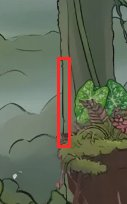
#> input picture reference/polish-report/clean-sweep/line_vertical_dark_line_canvas_blobField_drawSoil_.jpg, 127 x 204 px, given in place of pokey-3.webp, which was not available
$ python icon_de.py ../../../reference/polish-report/clean-sweep ../../../reference/polish-report/clean-sweep/fringe_light_halo_light_halo_on_queen_anim_webp-proof.jpg ../../../reference/polish-report/clean-sweep/fringe_light_halo_light_halo_on_queen_anim_webp-proof.jpg
#> lines starting #> are read from the running program, lines starting #| are printed output that depends on the picture; after the words box and inside, x2 and y2 are one past the last pixel; in counts of white or black regions, pixels touching at a corner belong together; pictures that were not available may be replaced by others from this repository, and a replacement may not be noted
"""App icon options D and E (Matt, 2026-10-30: "I do like the yellow version the best. And maybe a green and brown that kind of matches
our colors... more brown on the outside and it gets greener as it goes through, with Pokey right in the middle"), from Pokey's OWN
painted story cel (storyHdData_pokey face_happy, src/assets/story/hd/pokey-3.webp), no generation of him:
  D  A's warm gold field
  E  the menu kit's bark brown at the edges to the leaf tokens' green in the middle, with the title's own painted canopy worked in as a
     soft texture (not a flat gradient)
Each: the head spanning 0.6 of the 108 dp icon (the 66 dp safe zone is 0.61), a soft warm glow behind him so he lifts off the field.
512 px PNGs in reference/store/icon-options/, adaptive layers (fg/bg 432) beside them, and the launcher check sheet.
    python3 -I tools/art/hfui/icon_de.py <game checkout> <title square render png>
"""
import sys
from pathlib import Path
import numpy as np
from PIL import Image, ImageDraw, ImageFilter

GAME, SQUARE = Path(sys.argv[1]), Path(sys.argv[2])
OUT = GAME / 'reference/store/icon-options'
OUT.mkdir(parents=True, exist_ok=True)
N = 1024
cel = Image.open(GAME / 'src/assets/story/hd/pokey-3.webp').convert('RGBA').crop((620, 0, 928, 308))
#> cel: PIL image 308x308 RGBA; every value is 0
HEAD = (47, 45, 261, 250)   # ear to ear, the tuft to the chin, in the cel
s = 0.6 * N / (HEAD[2] - HEAD[0])
fig = cel.resize((round(cel.width * s), round(cel.height * s)), Image.LANCZOS)
#> fig: PIL image 884x884 RGBA; every value is 0
cx, cy = (HEAD[0] + HEAD[2]) / 2 * s, (HEAD[1] + HEAD[3]) / 2 * s
pos = (round(N / 2 - cx), round(N * 0.47 - cy))
fg = Image.new('RGBA', (N, N), (0, 0, 0, 0))
#> fg: PIL image 1024x1024 RGBA; every value is 0
fg.alpha_composite(fig, pos)
# (the cel's chest fades to a grey band at its lower edge: his shoulders fade out cleanly into the field well above it)
chin = pos[1] + HEAD[3] * s
ramp = np.clip(1 - (np.arange(N, dtype=np.float32) - (chin - 0.02 * N)) / (0.09 * N), 0, 1)
a = np.asarray(fg).astype(np.float32)
#> a: shape (1024, 1024, 4) float32; every value is 0
a[..., 3] *= ramp[:, None]
fg = Image.fromarray(a.astype(np.uint8), 'RGBA')

yy, xx = np.mgrid[0:N, 0:N].astype(np.float32)
r = np.sqrt((xx - N / 2) ** 2 + (yy - N / 2) ** 2) / (N / 2)


def field_gold():
    base = np.array([230, 185, 95], np.float32)
    k = np.clip(1.08 - 0.22 * r, 0.82, 1.08)[..., None]  # (a touch lighter in the middle)
    return Image.fromarray(np.clip(base * k, 0, 255).astype(np.uint8))


def field_bark_leaf():
    leaf = np.array([96, 168, 70], np.float32)    # the leaf tokens' green
    bark = np.array([92, 56, 26], np.float32)     # the menu kit's dark wood
    t = np.clip((r - 0.5) / 0.42, 0, 1) ** 1.2   # (green round him past his head, browning toward the edge the launcher still shows)
    col = leaf * (1 - t[..., None]) + bark * t[..., None]
    # the title's own painted canopy as texture: its light and dark, blurred soft, worked into the field
    tex = Image.open(SQUARE).convert('L').resize((N, N), Image.LANCZOS).filter(ImageFilter.GaussianBlur(6))
    L = np.asarray(tex).astype(np.float32) / 255
    L = (L - L.mean()) / (L.std() + 1e-6)
    col = col * (1 + 0.12 * L[..., None])
    return Image.fromarray(np.clip(col, 0, 255).astype(np.uint8))


def glow(bg, rgb, a):
    g = Image.new('L', (N, N), 0)
    ImageDraw.Draw(g).ellipse((N * 0.2, N * 0.16, N * 0.8, N * 0.78), fill=a)
    out = bg.convert('RGBA')
    out.paste(rgb + (255,), (0, 0), g.filter(ImageFilter.GaussianBlur(70)))
    return out


opts = {'D-gold': glow(field_gold(), (255, 236, 170), 120), 'E-bark-leaf': glow(field_bark_leaf(), (200, 240, 140), 70)}
#> in glow, `g = Image.new('L', (N, N), 0)`: g: PIL image 1024x1024 L; every value is 0
#> in glow, `ImageDraw.Draw(g).ellipse((N * 0.2, N * 0.16, N * 0.8, N * 0.78), fill..`:
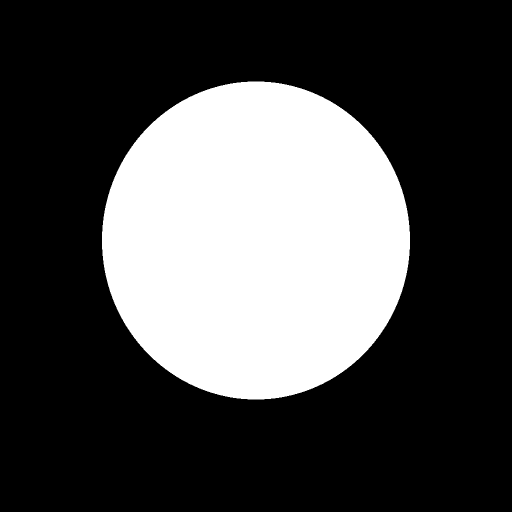
#> g: PIL image 1024x1024 L (shown at 1/2 size); values 0 (black) and 120 (white), 29.3% white; 1 white region, box (x1, y1, x2, y2) and area: (204, 163, 820, 799) 307620
#> in field_bark_leaf, `leaf = np.array([96, 168, 70], np.float32)    # the leaf tokens' green`: leaf = [96, 168, 70]
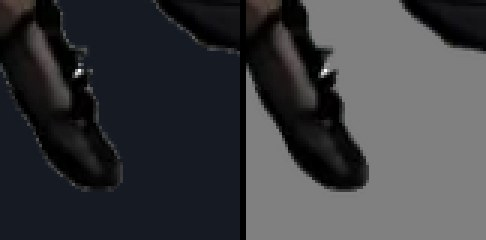
#> input picture reference/polish-report/clean-sweep/fringe_light_halo_light_halo_on_queen_anim_webp-proof.jpg, 486 x 240 px
#> call 2 of glow, with rgb = (200, 240, 140), a = 70
#> in glow (call 2), `out.paste(rgb + (255,), (0, 0), g.filter(ImageFilter.GaussianBlur(70)))`:
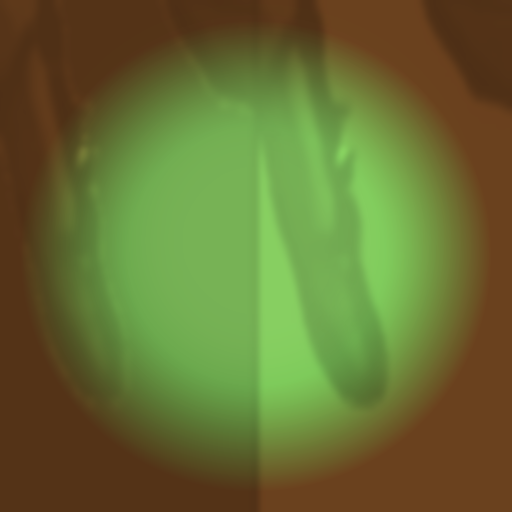
#> out: PIL image 1024x1024 RGBA (shown at 1/2 size); mean R, G, B, A 101.8, 109.8, 50.2, 255
L_ = Image.new('RGB', (2 * 460 + 20, 480), (30, 30, 30))
#> L_: PIL image 940x480 RGB; every value is 30
d = ImageDraw.Draw(L_)
for i, (k, bg) in enumerate(opts.items()):
    full = bg.copy()
    full.alpha_composite(fg)
    full.convert('RGB').resize((512, 512), Image.LANCZOS).save(OUT / f'{k}-512.png')
    bg.convert('RGB').resize((432, 432), Image.LANCZOS).save(OUT / f'{k}-bg-432.png')
    fg.resize((432, 432), Image.LANCZOS).save(OUT / f'{k}-fg-432.png')
    x = 10 + i * 470
    d.text((x, 4), k, fill=(255, 230, 0))
    L_.paste(full.convert('RGB').resize((200, 200), Image.LANCZOS), (x, 20))
    mid = full.convert('RGB').crop((146, 146, 878, 878))
    for j, sz in enumerate((96, 48)):
        for n, (sh, lightbg) in enumerate((('circle', 0), ('sq', 0), ('circle', 1))):
            m = Image.new('L', (sz, sz), 0)
            md = ImageDraw.Draw(m)
            (md.ellipse if sh == 'circle' else (lambda b, fill: md.rounded_rectangle(b, sz // 4, fill=fill)))((0, 0, sz - 1, sz - 1), fill=255)
            px, py = x + n * 145, 240 + j * 120
            if lightbg:
                L_.paste((235, 235, 235), (px - 10, py - 10, px + 116, py + 110))
            L_.paste(mid.resize((sz, sz), Image.LANCZOS), (px + (96 - sz) // 2, py + (96 - sz) // 2), m)
#> this loop made 2 passes
#> (k, x) on passes 1 to 2: ('D-gold', 10), ('E-bark-leaf', 480)
#> pass 1, `full.convert('RGB').resize((512, 512), Image.LANCZOS).save(OUT / f'{k}..`:
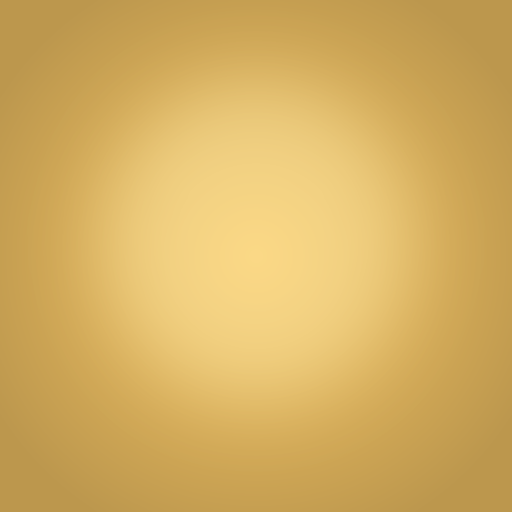
#> saved as D-gold-512.png: PIL image 512x512 RGB; mean R, G, B 213.4, 175.8, 96.8
#> pass 1, `mid = full.convert('RGB').crop((146, 146, 878, 878))`:
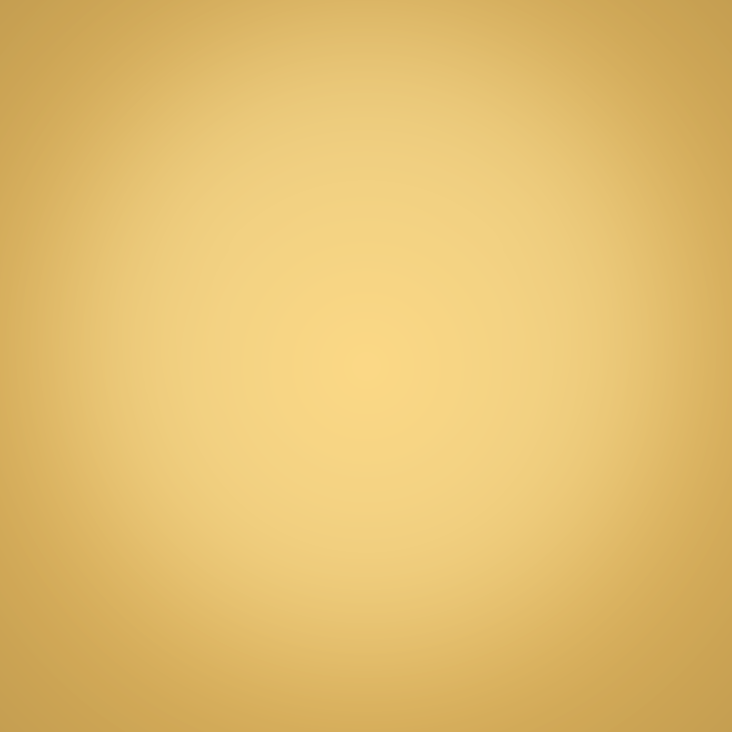
#> mid: PIL image 732x732 RGB; mean R, G, B 227.7, 191.2, 110.7
#> after the loop:
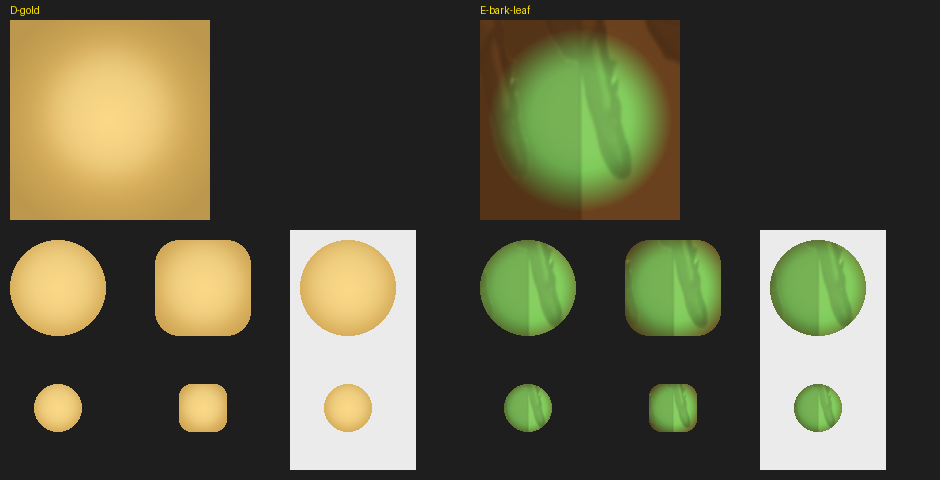
#> L_: PIL image 940x480 RGB; mean R, G, B 90.2, 88.5, 65.3
#> after the loop: m: PIL image 48x48 L; 78.3% white; 4 black regions, box (x1, y1, x2, y2) and area: (0, 0, 19, 19) 125, (29, 0, 48, 19) 125, (0, 29, 19, 48) 125, (29, 29, 48, 48) 125
#> after the loop:
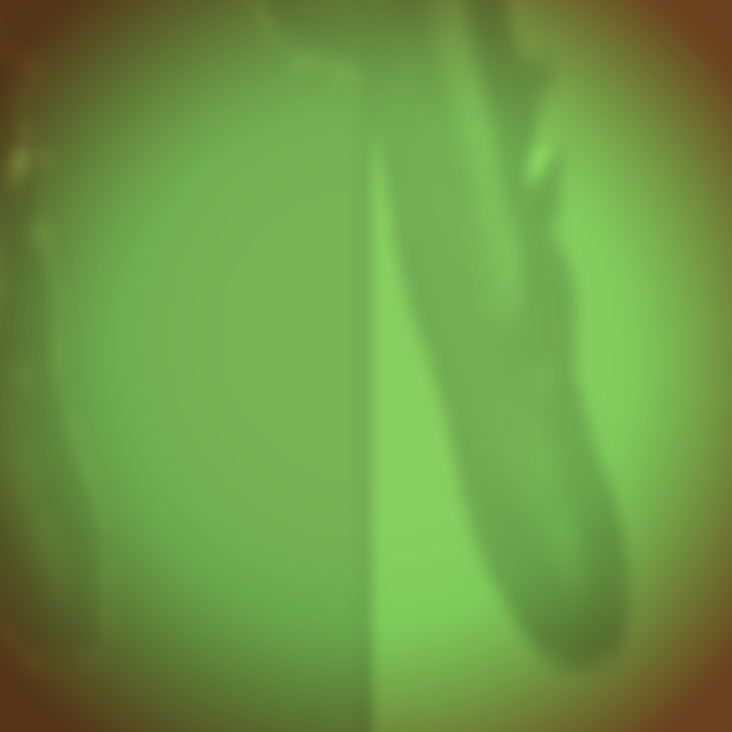
#> mid: PIL image 732x732 RGB; mean R, G, B 109.8, 152, 69.8
L_.save(GAME / 'reference/prop-sheets/qa-notes/hf-ui/icon-options-DE.jpg', quality=90)
print('ok')

# ───── the chosen icon (Matt, 2026-10-30: E) into the store and web icons ─────
if len(sys.argv) > 3 and sys.argv[3] == '--use-E':
    bg = opts['E-bark-leaf']
    full = bg.copy()
    full.alpha_composite(fg)
    full = full.convert('RGB')
    ST = GAME / 'reference/store'
    full.resize((512, 512), Image.LANCZOS).save(ST / 'icon-512.png')
    fg.resize((432, 432), Image.LANCZOS).save(ST / 'icon-fg-432.png')
    bg.convert('RGB').resize((432, 432), Image.LANCZOS).save(ST / 'icon-bg-432.png')
    PUB = GAME / 'public'
    # (the icons nothing masks, the web app's, the iPhone's and the tab's, show the middle 72 of the 108 dp, as a launcher would;
    # the maskable one keeps the whole canvas for the system to cut)
    mid = full.crop((146, 146, 878, 878))
    mid.resize((512, 512), Image.LANCZOS).save(PUB / 'pwa-512x512.png')
    mid.resize((192, 192), Image.LANCZOS).save(PUB / 'pwa-192x192.png')
    mid.resize((180, 180), Image.LANCZOS).save(PUB / 'apple-touch-icon.png')
    full.resize((512, 512), Image.LANCZOS).save(PUB / 'pwa-maskable-512x512.png')
    mid.resize((48, 48), Image.LANCZOS).save(PUB / 'favicon-48.png')
    print('icon E in place')
